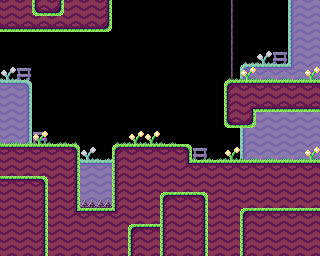

This is a level from a 2D game, rendered from its Tiled map with the project's own tilesets. A one-line summary and the complete map file follow:
An orthogonal 20x16 tile map with 16x16 px tiles, 2 tile layers (BackTiles, Tiles) and 16 objects (7x ground, 2x door, 2x key, 2x place_allow, player, ...).

<map version="1.10" tiledversion="1.11.2" orientation="orthogonal" renderorder="right-down" width="20" height="16" tilewidth="16" tileheight="16" infinite="0" nextlayerid="6" nextobjectid="55">
 <editorsettings>
  <export target="level6.lua" format="lua" />
 </editorsettings>
 <properties>
  <property name="DEBUG" type="bool" value="false" />
  <property name="crate" type="int" value="2" />
  <property name="dialog_name" value="none" />
  <property name="level_name" value="around and over" />
  <property name="platform" type="int" value="0" />
  <property name="springboard" type="int" value="1" />
 </properties>
 <tileset firstgid="1" name="tiles" tilewidth="16" tileheight="16" tilecount="256" columns="16">
  <image source="../graphics/tiles.png" width="256" height="256" />
 </tileset>
 <layer id="5" name="BackTiles" width="20" height="16" tintcolor="#ffffff">
  <data encoding="csv">
0,0,18,18,0,0,0,0,0,0,0,0,0,0,66,0,0,0,22,23,
0,0,0,0,0,0,0,0,0,0,0,0,0,0,66,0,0,0,22,23,
0,0,0,0,0,0,0,0,0,0,0,0,0,0,66,0,0,0,22,23,
0,0,0,0,0,0,0,0,0,0,0,0,0,0,66,43,27,28,22,23,
27,44,0,0,0,0,0,0,0,0,0,0,0,0,66,6,7,7,42,23,
7,8,0,0,0,0,0,0,0,0,0,0,0,0,0,0,0,0,0,0,
23,24,0,0,0,0,0,0,0,0,0,0,0,0,0,0,0,0,0,0,
23,24,0,0,0,0,0,0,0,0,0,0,0,0,0,23,23,23,23,23,
23,24,52,0,0,0,0,0,0,0,0,0,0,0,0,22,23,23,23,23,
0,0,0,0,0,27,28,0,0,0,0,0,52,0,0,22,23,23,23,23,
0,0,0,0,0,7,7,0,0,0,0,0,0,0,0,0,0,0,0,0,
0,0,18,0,0,23,23,0,0,0,0,0,0,0,0,0,0,0,0,0,
0,0,0,0,0,23,23,0,0,0,18,0,18,0,0,0,0,0,0,0,
0,0,0,0,0,0,0,0,0,0,0,0,0,0,0,18,0,0,0,0,
0,0,0,0,0,0,0,0,18,0,0,0,0,0,0,0,0,0,0,0,
0,0,0,0,0,0,0,0,0,0,0,0,0,0,0,0,0,0,0,0
</data>
 </layer>
 <layer id="1" name="Tiles" width="20" height="16">
  <data encoding="csv">
18,18,33,35,18,18,19,0,0,0,0,0,0,0,0,0,0,0,0,0,
34,34,34,34,34,34,35,0,0,0,0,0,0,0,0,0,0,0,0,0,
0,0,0,0,0,0,0,0,0,0,0,0,0,0,0,0,0,0,0,0,
0,0,0,0,0,0,0,0,0,0,0,0,0,0,0,0,0,52,0,0,
0,52,0,0,0,0,0,0,0,0,0,0,0,0,84,68,69,69,69,68,
0,0,0,0,0,0,0,0,0,0,0,0,0,0,1,2,2,2,2,2,
0,0,0,0,0,0,0,0,0,0,0,0,0,0,17,20,34,34,34,34,
0,0,0,0,0,0,0,0,0,0,0,0,0,0,33,35,0,0,0,0,
69,69,68,69,85,0,0,84,68,68,69,0,0,0,0,0,0,0,0,0,
2,2,2,2,3,0,0,1,2,2,2,3,69,69,68,69,69,69,69,68,
18,18,18,18,19,0,0,17,18,18,18,36,2,2,2,2,2,2,2,2,
2,2,3,18,19,0,0,17,18,18,18,18,18,18,18,18,18,18,18,18,
18,18,19,18,19,81,81,17,18,18,1,2,3,18,18,18,18,18,18,18,
18,18,19,18,36,2,2,37,18,18,17,18,19,18,18,1,2,2,2,2,
18,18,19,18,18,18,18,18,1,2,17,18,19,18,18,17,18,18,18,18,
18,18,19,18,18,18,18,18,17,18,17,18,19,18,18,17,18,18,18,18
</data>
 </layer>
 <objectgroup id="2" name="Objects">
  <object id="4" type="player" x="144" y="128" width="16" height="16">
   <properties>
    <property name="startleft" type="bool" value="true" />
   </properties>
  </object>
  <object id="6" type="exit" x="280" y="144" width="16" height="16" />
  <object id="8" type="ground" x="0" y="208" width="320" height="48" />
  <object id="28" type="door" x="80" y="140" width="32" height="16">
   <properties>
    <property name="color" value="yellow" />
    <property name="dir" value="hor" />
   </properties>
  </object>
  <object id="31" type="ground" x="0" y="144" width="80" height="64" />
  <object id="32" type="ground" x="112" y="144" width="80" height="64" />
  <object id="33" type="ground" x="192" y="160" width="128" height="48" />
  <object id="34" type="key" x="0" y="128" width="16" height="16">
   <properties>
    <property name="color" value="yellow" />
   </properties>
  </object>
  <object id="35" type="spike" x="80" y="204" width="32" height="4" />
  <object id="37" type="door" x="232" y="128" width="16" height="32">
   <properties>
    <property name="color" value="yellow" />
    <property name="dir" value="ver" />
   </properties>
  </object>
  <object id="38" type="ground" x="224" y="0" width="32" height="128" />
  <object id="50" type="ground" x="256" y="0" width="64" height="112" />
  <object id="51" type="key" x="160" y="64" width="16" height="16">
   <properties>
    <property name="color" value="yellow" />
   </properties>
  </object>
  <object id="54" type="ground" x="0" y="0" width="112" height="32" />
 </objectgroup>
 <objectgroup color="#18abcc" id="4" name="Allow">
  <object id="18" type="place_allow" x="80" y="96" width="32" height="48" />
  <object id="52" type="place_allow" x="0" y="112" width="32" height="32" />
 </objectgroup>
</map>
